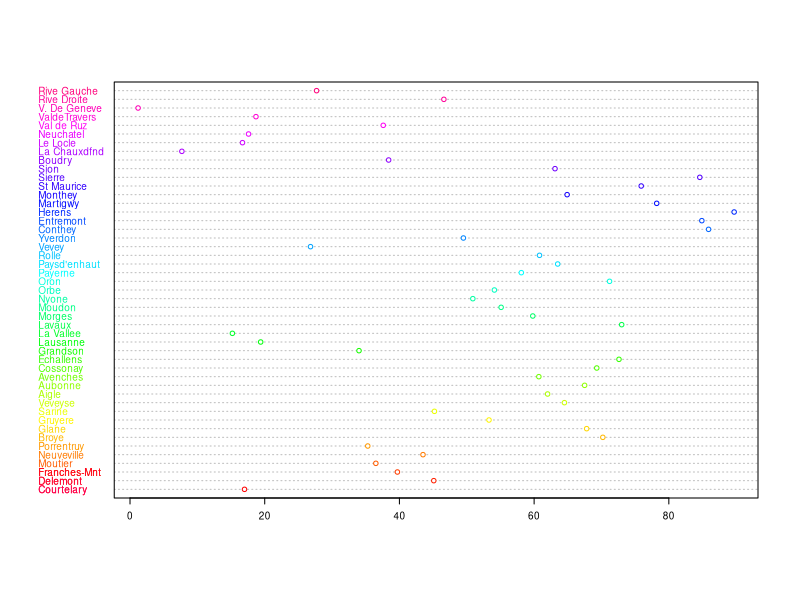

R code for this plot:

#  jueves 25 de nov
print("Hola mundo")

dotchart(swiss$Agriculture,
         color = rainbow(50),
         cex = 0.6,
         labels = row.names(swiss))



